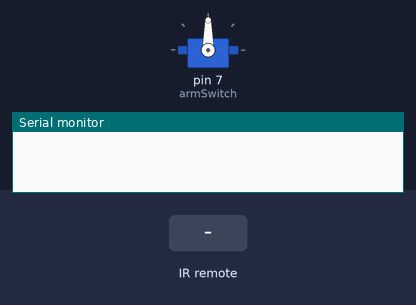
Bench run of a sketch on a simulated Arduino Uno, built with avr-gcc and run on an emulated ATmega328P. Shown: servo, the last lines printed to the serial monitor. The inputs (shaded band) are chosen by the test bench.

Above: at 1.2 s.
1.3 s: infrared code 0x40BE827D received
At 1.9 s:
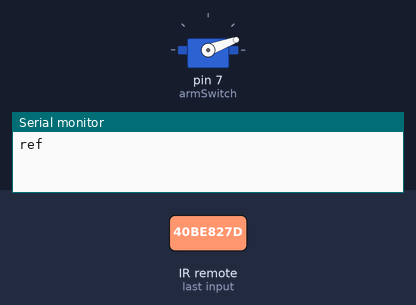
Timing chart, 0 to 4.3 s (numbered marks = the images above; inputs shaded):
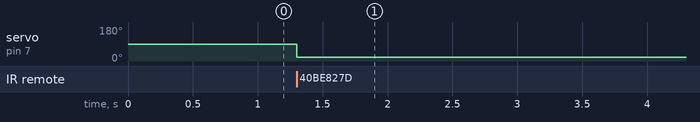

Measured:
- after the input at 1.3 s, servo on pin 7 (armSwitch): 90° → 20° at once

The sketch:

if_this_or_that.ino
```cpp
#include <IRremote.h>
#include <Servo.h>

Servo armSwitch;
int RECV_PIN = 6;
IRrecv irrecv(RECV_PIN);
decode_results results;

#define POWER 0x00FF629D
#define A 0x00FF22DD
#define B 0x00FF02FD
#define C 0x00FFC23D
#define UP 0x00FF9867
#define DOWN 0x00FF38C7
#define LEFT 0x00FF30CF
#define RIGHT 0x00FF7A85
#define SELECT 0x00FF18E7

//------------------------------------------------------------

void setup()
{
  Serial.begin(9600);
  irrecv.enableIRIn(); // Start the receiver
  armSwitch.attach(7);
}

void loop()
{
  if (irrecv.decode(&results))
  {
    if (results.value == 0x40BE827D)
    {
      Serial.println("ref");
      armSwitch.write(20);
    }
    else if (results.value == 0x40BE42BD)
    {
      Serial.println("-");
      armSwitch.write(100);
    }

    irrecv.resume();

  }

}
```
